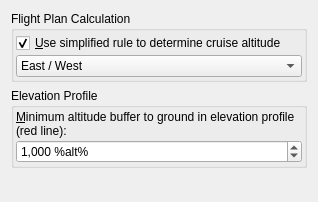
          <widget class="QWidget" name="scrollAreaWidgetContents_12">
           <property name="geometry">
            <rect>
             <x>0</x>
             <y>0</y>
             <width>318</width>
             <height>202</height>
            </rect>
           </property>
           <layout class="QVBoxLayout" name="verticalLayout_26">
            <item>
             <widget class="QGroupBox" name="groupBox_4">
              <property name="title">
               <string>Flight Plan Calculation</string>
              </property>
              <layout class="QGridLayout" name="gridLayout_18">
               <property name="leftMargin">
                <number>2</number>
               </property>
               <property name="topMargin">
                <number>2</number>
               </property>
               <property name="rightMargin">
                <number>2</number>
               </property>
               <property name="bottomMargin">
                <number>2</number>
               </property>
               <property name="spacing">
                <number>2</number>
               </property>
               <item row="1" column="0">
                <widget class="QComboBox" name="comboBoxOptionsRouteAltitudeRuleType">
                 <property name="toolTip">
                  <string>East / West: Rounds up  cruise altitude to the nearest odd thousand feet for eastward flight plans and nearest even thousand feet for westward flight plans.
North / South: Rounds up  cruise altitude to the nearest odd thousand feet for southward flight plans and nearest even thousand feet for northward flight plans.
South / North: Same as North / South but reverses odd and even.</string>
                 </property>
                 <item>
                  <property name="text">
                   <string>East / West</string>
                  </property>
                 </item>
                 <item>
                  <property name="text">
                   <string>North / South (e.g. Italy, France and Portugal)</string>
                  </property>
                 </item>
                 <item>
                  <property name="text">
                   <string>South / North (e.g. New Zealand)</string>
                  </property>
                 </item>
                </widget>
               </item>
               <item row="0" column="0">
                <widget class="QCheckBox" name="checkBoxOptionsRouteEastWestRule">
                 <property name="toolTip">
                  <string>Rounds up flight plan cruise altitude according to selected rule.</string>
                 </property>
                 <property name="text">
                  <string>&amp;Use simplified rule to determine cruise altitude</string>
                 </property>
                 <property name="checked">
                  <bool>true</bool>
                 </property>
                </widget>
               </item>
              </layout>
             </widget>
            </item>
            <item>
             <widget class="QGroupBox" name="groupBox_25">
              <property name="title">
               <string>Elevation Profile</string>
              </property>
              <layout class="QVBoxLayout" name="verticalLayout_31">
               <property name="spacing">
                <number>2</number>
               </property>
               <property name="leftMargin">
                <number>2</number>
               </property>
               <property name="topMargin">
                <number>2</number>
               </property>
               <property name="rightMargin">
                <number>2</number>
               </property>
               <property name="bottomMargin">
                <number>2</number>
               </property>
               <item>
                <widget class="QLabel" name="labelOptionsRouteGroundBuffer">
                 <property name="text">
                  <string>&amp;Minimum altitude buffer to ground in elevation profile (red line):</string>
                 </property>
                 <property name="wordWrap">
                  <bool>true</bool>
                 </property>
                 <property name="textInteractionFlags">
                  <set>Qt::LinksAccessibleByMouse|Qt::TextSelectableByMouse</set>
                 </property>
                 <property name="buddy">
                  <cstring>spinBoxOptionsRouteGroundBuffer</cstring>
                 </property>
                </widget>
               </item>
               <item>
                <widget class="QSpinBox" name="spinBoxOptionsRouteGroundBuffer">
                 <property name="toolTip">
                  <string>The red line value is always rounded up to the next 500 ft.
Note that this value does not affect flight plan calculation or saving of flight plans.</string>
                 </property>
                 <property name="showGroupSeparator" stdset="0">
                  <bool>true</bool>
                 </property>
                 <property name="suffix">
                  <string> %alt%</string>
                 </property>
                 <property name="maximum">
                  <number>10000</number>
                 </property>
                 <property name="singleStep">
                  <number>100</number>
                 </property>
                 <property name="value">
                  <number>1000</number>
                 </property>
                </widget>
               </item>
              </layout>
             </widget>
            </item>
            <item>
             <spacer name="verticalSpacer_11">
              <property name="orientation">
               <enum>Qt::Vertical</enum>
              </property>
              <property name="sizeHint" stdset="0">
               <size>
                <width>20</width>
                <height>0</height>
               </size>
              </property>
             </spacer>
            </item>
           </layout>
          </widget>
